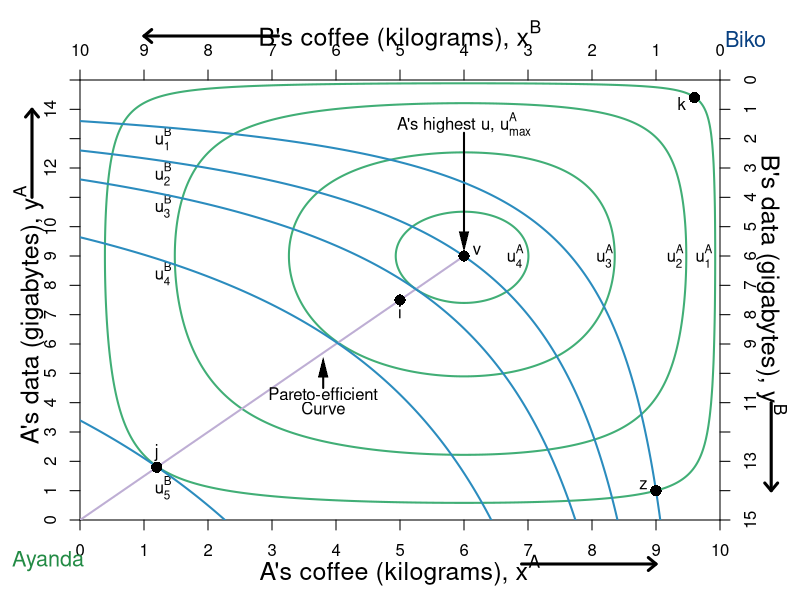

R code for this plot:
require(shape)
#pdf(file = "property_hg_he_powertestSTEP2.pdf", width = 9, height = 7)
#pdf(file = "property_hg_he_powertestSTEP3.pdf", width = 9, height = 7)

pdf(file = "property/property_hg_he_powertest.pdf", width = 9, height = 7)

#Set parameters for graphics
axislabelsize <- 1.5
graphlinewidth <- 2
segmentlinewidth <- 1.5
namesize <- 1.3

COL <- c("#7fc97f", "#beaed4", "#fdc086", "#ffff99", "#386cb0", "#f0027f", "#bf5b17", "#666666")
COLA <- c("#99d8c9","#66c2a4","#41ae76", "#238b45", "#005824")
COLB <- c("#4eb3d3", "#2b8cbe", "#0868ac","#084081")

par(mar =  c(4, 4, 4, 4))

uA <- function(x, y, alpha = 0.5, lambda = 0.4) {
  (x^(alpha)*y^(1 - alpha))^(1-lambda)*((10 - x)^(alpha)*(15 - y)^(1 - alpha))^lambda
}

uB <- function(x, y) {
  (10 - x)^(0.5)*(15 - y)^(0.5)
}

xlims <- c(0, 10)
ylims <- c(0, 15)

npts <- 501 
x <- seq(xlims[1], xlims[2], length.out = npts)
y <- seq(ylims[1], ylims[2], length.out = npts) 



#For B we need a utility where xA = 5.88, ya = 8.82 => corresponds to 1.618 above

plot(0, 0, xlim = xlims, ylim = ylims, type = "n",
     xlab = expression(paste("")),
     ylab = expression(paste("")), 
     xaxt = "n", 
     yaxt = "n", 
     cex.lab = axislabelsize, 
     bty = "n",
     xaxs="i", 
     yaxs="i")

ticksy <- seq(from = 0, to = 15, by = 1)
ylabels <- seq(from = 0, to = 15, by = 1)
ticksx <- seq(from = 0, to = 10, by = 1)
xlabels <- seq(from = 0, to = 10, by = 1)
axis(1, at = ticksx, pos = 0, labels = xlabels)
axis(2, at = ticksy, pos = 0, labels = ylabels, las = 0)

#a <- c(uA(9,1) - 1, uA(9,1), uA(9,1) + 2, uA(9,1), uA(9,1) + 3, uA(9,1) + 4, uA(9,1) + 5, uA(9,1) + 6, uA(9,1) + 6.6,  uA(9,1) + 7)
a <- c(uA(9,1), uA(9,1) + 1.5, uA(9,1) + 2.5,  uA(9,1) + 2.9)

contour(x, y, 
        outer(x, y, uA),
        drawlabels = FALSE,
        col = COLA[3],
        lwd = graphlinewidth,
        levels = a, 
        xaxs="i", 
        yaxs="i", 
        add = TRUE) 

mtext(expression(paste("A's coffee (kilograms), ", x^A)), side=1, line = 2.5, cex = axislabelsize)
text(-0.8, 7, expression(paste("A's data (gigabytes), ", y^A)), xpd = TRUE, cex = axislabelsize, srt = 90) 

#Add arrows:
arrows(-0.75, 11, -0.75, 14, xpd = TRUE, length=0.1,angle=40,lwd=3)
arrows(6.9, -1.5, 9, -1.5, xpd = TRUE, length=0.1,angle=40,lwd=3)

segments(0, 0, 6, 9, lty = 1, col = COL[2] , lwd = graphlinewidth)
text(3.8, 4.3, expression("Pareto-efficient"))
text(3.8, 3.8, expression("Curve"))
Arrows(3.8, 4.5, 3.8, 5.2, col = "black", lty = 1, lwd = 2, arr.type = "triangle", arr.lwd = 0.5)

#Label the iso-welfare functions for the HG, Aisha
text(9.75, 9, expression(u[1]^A))
text(9.3, 9, expression(u[2]^A))
text(8.2, 9, expression(u[3]^A))
text(6.8, 9, expression(u[4]^A))

#Label the indifference curves for the HE, Betty
text(1.3, 13, expression(u[1]^B))
text(1.3, 11.8, expression(u[2]^B))
text(1.3, 10.7, expression(u[3]^B))
text(1.3, 8.4, expression(u[4]^B))
text(1.3, 1.1, expression(u[5]^B))

#A's bliss point - 3.1073 is the value of u
# points(5.88, 8.82, pch = 16, col = "black", cex = 1.5)
text(6, 13.5, expression(paste("A's highest u, ", u[max]^A)))
Arrows(6, 13.2, 6, 9.5, col = "black", lty = 1, lwd = 2, arr.type = "triangle", arr.lwd = 0.5)

#Label point i. 
points(5, 7.5, pch = 16, col = "black", cex = 1.5)
text(5, 7.1, expression(paste(i)))
# 

text(-0.5, -1.4, expression("Ayanda"), xpd = TRUE, cex = namesize, col = COLA[4])
text(10.4, 16.4, expression("Biko"), xpd = TRUE, cex = namesize, col = COLB[4])

#Add new plot
par(new = TRUE)

#Use the same x and ylims as previously, but with locations switched
xlims2 <- c(10, 0)
ylims2 <- c(15, 0)

#Leave the ylab and xlab blank to ensure no axes titles
plot(0, 0, xlim = xlims2, ylim = ylims2, type = "n",
     xlab = expression(paste("")),
     ylab = expression(paste("")),
     xaxt = "n", 
     yaxt = "n", 
     cex.lab = 1.3, 
     bty = "n",
     xaxs="i", 
     yaxs="i")

uB <- function(x, y, alpha = 0.5, lambda = 0) {
  (x^(alpha)*y^(1 - alpha))^(1-lambda)*((10 - x)^(alpha)*(15 - y)^(1 - alpha))^lambda
}

b <- c(uB(1,14), uB(1,14) + 1.16, uB(1,14) + 2.08, uB(1,14) + 3.58, uB(1,14) + 7.03)

contour(x, y, 
        outer(x, y, uB),
        drawlabels = FALSE,
        col = COLB[2],
        lwd = graphlinewidth,
        levels = b, 
        add = TRUE
) 


# #Label two points for comparison
points(1, 14, pch = 16, col = "black", cex = 1.5)
text(1.2, 13.8, expression(paste(z)))

# #Label two points for comparison
points(0.4*10, 0.4*15, pch = 16, col = "black", cex = 1.5)
text(0.4*10-0.2, 0.4*15-0.2,expression(paste(v)))



points(8.8, (3/2)*8.8, pch = 16, col = "black", cex = 1.5)
text(8.8, (3/2)*8.8 - 0.5, expression(paste(j)))

points(0.4, (3/2)*0.4, pch = 16, col = "black", cex = 1.5)
text(0.4 + 0.2, (3/2)*0.4 + 0.2, expression(paste(k)))

#Set up axes at sides 3 and 4 (top and right)
axis(side = 3, at = ticksx, pos = 0, labels = xlabels)
axis(side = 4, at = ticksy, pos = 0, labels = ylabels, las = 0)
text(5, -1.5, expression(paste("B's coffee (kilograms), ", x^B)), xpd = TRUE, cex = axislabelsize)
text(-0.8, 7, expression(paste("B's data (gigabytes), ", y^B)), xpd = TRUE, cex = axislabelsize, srt = 270) 

#Add arrows:
arrows(-0.8, 11, -0.8, 14, xpd = TRUE, length=0.1,angle=40,lwd=3)
arrows(6.9, -1.5, 9, -1.5, xpd = TRUE, length=0.1,angle=40,lwd=3)


dev.off()
